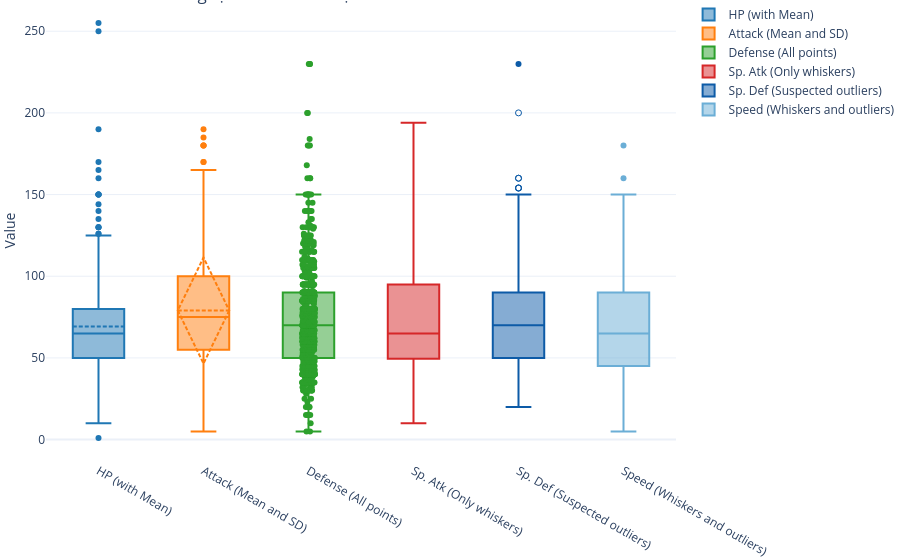

The cell this chart's notebook holds for it:
### Markdown cell above
## 3.1

### Code cell
fig1 = go.Figure()
fig1.update_layout(
    margin=dict(l=0, r=0, t=0, b=0) 
)
fig1.write_image("1.png")
fig1.add_trace(go.Box(
    y=df["HP"],
    name="HP (with Mean)",
    boxmean=True,
    boxpoints="outliers",
    marker_color="#1f77b4",
    line_color="#1f77b4"
))
fig1.add_trace(go.Box(
    y=df["Attack"],
    name="Attack (Mean and SD)",
    boxmean="sd",
    boxpoints="outliers",
    marker_color="#ff7f0e",
    line_color="#ff7f0e"
))
fig1.add_trace(go.Box(
    y=df["Defense"],
    name="Defense (All points)",
    boxpoints="all",
    jitter=0.25,
    pointpos=0,
    marker_color="#2ca02c",
    line_color="#2ca02c"
))
fig1.add_trace(go.Box(
    y=df["Sp. Atk"],
    name="Sp. Atk (Only whiskers)",
    boxpoints=False,
    marker_color="#d62728",
    line_color="#d62728"
))
fig1.add_trace(go.Box(
    y=df["Sp. Def"],
    name="Sp. Def (Suspected outliers)",
    boxpoints="suspectedoutliers",
    marker_color="#0d5ba7",
    line_color="#0d5ba7"
))
fig1.add_trace(go.Box(
    y=df["Speed"],
    name="Speed (Whiskers and outliers)",
    boxpoints="outliers",
    marker_color="#6baed6",
    line_color="#6baed6"
))

fig1.update_layout(
    title="Phân tán và điểm ngoại lai của toàn bộ 6 chỉ số",
    template="plotly_white",
    yaxis_title="Value"
)
fig1.show()

### Figure 1 — Plotly figure (JSON) as saved in the notebook; plotly's stock layout.template omitted (floating-point values rounded to 4 significant figures; data arrays with more than 128 entries replaced by an {"elided": "..."} marker saying what was removed)
{"data": [{"boxmean": true, "boxpoints": "outliers", "line": {"color": "#1f77b4"}, "marker": {"color": "#1f77b4"}, "name": "HP (with Mean)", "type": "box", "y": {"elided": "800 int values"}}, {"boxmean": "sd", "boxpoints": "outliers", "line": {"color": "#ff7f0e"}, "marker": {"color": "#ff7f0e"}, "name": "Attack (Mean and SD)", "type": "box", "y": {"elided": "800 int values"}}, {"boxpoints": "all", "jitter": 0.25, "line": {"color": "#2ca02c"}, "marker": {"color": "#2ca02c"}, "name": "Defense (All points)", "pointpos": 0, "type": "box", "y": {"elided": "800 int values"}}, {"boxpoints": false, "line": {"color": "#d62728"}, "marker": {"color": "#d62728"}, "name": "Sp. Atk (Only whiskers)", "type": "box", "y": {"elided": "800 int values"}}, {"boxpoints": "suspectedoutliers", "line": {"color": "#0d5ba7"}, "marker": {"color": "#0d5ba7"}, "name": "Sp. Def (Suspected outliers)", "type": "box", "y": {"elided": "800 int values"}}, {"boxpoints": "outliers", "line": {"color": "#6baed6"}, "marker": {"color": "#6baed6"}, "name": "Speed (Whiskers and outliers)", "type": "box", "y": {"elided": "800 int values"}}], "layout": {"margin": {"b": 0, "l": 0, "r": 0, "t": 0}, "title": {"text": "Phân tán và điểm ngoại lai của toàn bộ 6 chỉ số"}, "yaxis": {"title": {"text": "Value"}}}}
